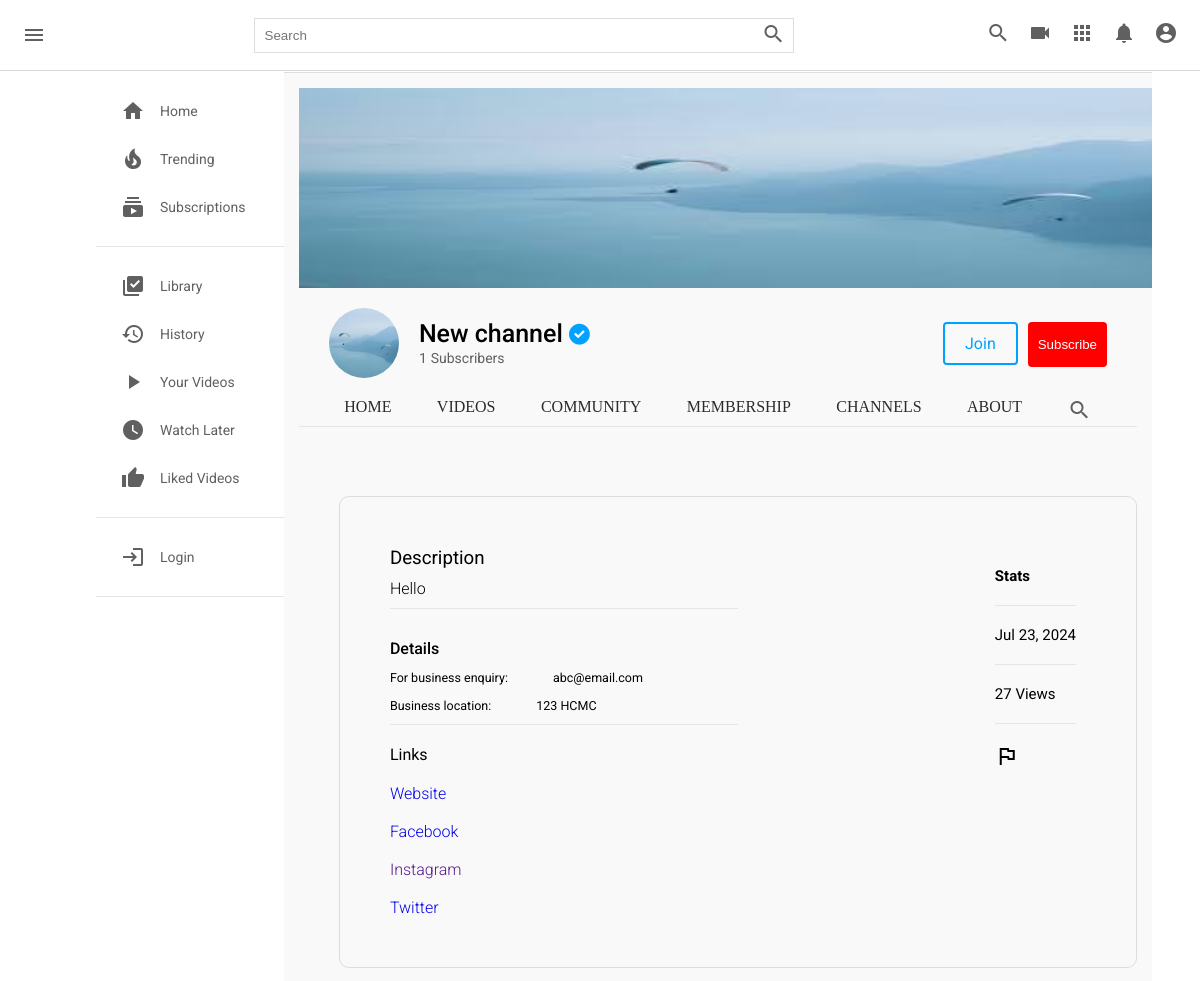
The page /c/2/about/ on the database as committed earlier.
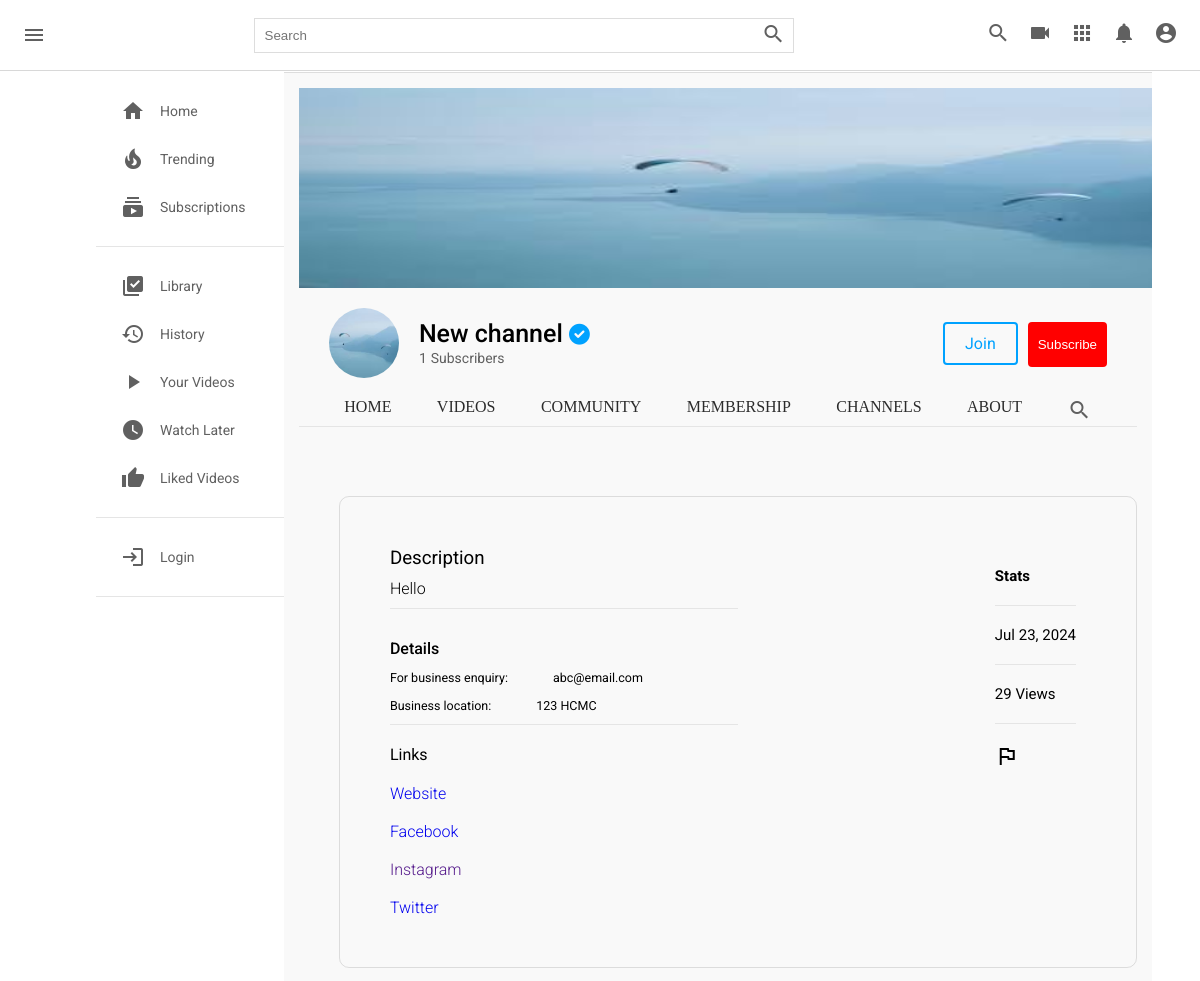
The same page on the database as committed later.
### channel/models.py (models this page shows, shortened)
class Channel(models.Model):
  channel_art = models.ImageField(upload_to=user_directory_path, null=True, blank=True)
  image = models.ImageField(upload_to=user_directory_path, null=True, blank=True)
  full_name = models.CharField(max_length=200)
  channel_name = models.CharField(max_length=200)
  description = models.TextField(null=True, blank=True)
  keywords = TaggableManager()
  joined = models.DateTimeField(auto_now_add=True)
  status = models.CharField(choices=STATUS, max_length=100, default="active")
  user = models.OneToOneField(User, on_delete=models.SET_NULL, null=True, related_name="channel")
  subscribers = models.ManyToManyField(User, related_name="user_subs")
  verified = models.BooleanField(default=False)
  total_views = models.IntegerField(default=0)
  business_email = models.EmailField(null=True, blank=True)
  make_business_email_public = models.BooleanField(default=False)
  business_location = models.CharField(null=True, blank=True, max_length=500)
  make_business_location_public = models.BooleanField(default=False)
  website = models.URLField(default="https://my-website.com/")
  instagram = models.URLField(default="https://instagram.com/")
  facebook = models.URLField(default="https://facebook.com/")
  twitter = models.URLField(default="https://twitter.com/")

### channel/views.py (the view)
# urls.py: path("<channel_id>/about/", views.channel_about, name="channel-about"),
def channel_about(request, channel_id):
  channel = get_object_or_404(Channel, id=channel_id)
  context = {
    "channel":channel,
  }
  return render(request, "channel/channel-about.html", context)

### templates/channel/channel-about.html (shortened to what this page needs)
{% load static %}
<!DOCTYPE html>
<html lang="en">
<head>
    <link rel="stylesheet" href="{% static 'css/style.css' %}" type="text/css">
    <link rel="stylesheet" href="{% static 'css/single.css' %}" type="text/css">
    <link rel="stylesheet" href="https://use.fontawesome.com/releases/v6.0.0/css/all.css" />
</head>
<body>
    <div class="header">
        <div class="header__left">
            <i id="menu" class="material-icons">menu</i>
            <a href="index.html">
            </a>
        </div>
        <div class="header__search">
            <form action="">
                <input type="text" placeholder="Search">
                <button><i class="material-icons">search</i></button>
            </form>
        </div>
        <div class="header__icons">
            <i class="material-icons display-this">search</i>
            <i class="material-icons ">videocam</i>
            <i class="material-icons">apps</i>
            <i class="material-icons display-this">notifications</i>
            <i id="drop-down" class="material-icons display-this">account_circle</i>
        </div>
    </div>
    <div class="mainBody">
        {% include 'partials/sidebar.html' %}
        <div class="videos">
            {% include 'channel/partials/channel-header.html' %}
            <div class="content-border">
                <div class="about-div">
                    <div class="about-left">
                        <h3>Description</h3>
                        <h4>{{ channel.description }}</h4>                            <hr>
                        <div class="about-details">
                            <div>
                                <h4>Details</h4>
                            </div>
                            {% if channel.make_business_email_public == True %}
                            <div class="about-biz">
                                <h3><small>For business enquiry:</small></h3>
                                <h3 class="left-h4"><small>{{ channel.business_email }}</small></h3>
                            </div>
                            {% endif %}
                            {% if channel.make_business_location_public == True %}
                            <div class="about-biz">
                                <h3><small>Business location:</small></h3>
                                <h3 class="left-h4"><small>{{ channel.business_location }}</small></h3>
                            </div>
                            {% endif %}
                        </div>
                        <hr>
                        <div class="links">
                            <h4>Links</h4>
                            <div class="links-content">
                                <a href="{{channel.website}}">Website</a> <br><br>
                                <a href="{{channel.facebook}}">Facebook</a> <br><br>
                                <a href="{{channel.instgram}}">Instagram</a> <br><br>
                                <a href="{{channel.twitter}}">Twitter</a>
                            </div>
                        </div>
                    </div>
                    <div class="about-right">
                        <h4><b>Stats</b></h4>
                        <hr>
                        <div class="stats">
                            <h5>{{channel.joined|date:"M d, Y"}}</h5>
                            <hr>
                            <h5>{{channel.total_views}} View{{channel.total_views|pluralize}}</h5>
                            <hr>
                            <h5>
                                <i class="material-symbols-outlined">flag</i>
                            </h5>
                        </div>
                    </div>
                </div>
            </div>
        </div>
    </div>
</body>
</html>

### templates/channel/partials/channel-header.html (shortened to what this page needs)
<div class="channel-art">
  <img src="{{ channel.channel_art.url }}" alt="" />
</div>
<div class="channel-header flex">
  <div class="channel-img-title flex">
    <img class="img" src="{{ channel.image.url }}" alt="" />
    <div class="channel-image-texts">
      <h4>{{ channel.channel_name }}
        {% if channel.verified == True %}
        <small><i class="fas fa-check-circle"></i></small>
        {% endif %}
      </h4>
      <span id="count"></span> <span>Subscribers</span>
    </div>
  </div>
  <div class="channel-header-btns">
    <div><a href="" class="channel-join">Join</a></div>
    <div>
      <button id="sub_btn" onclick="addSub()" style="padding: 15px 10px; margin-top: 10px; border: none;"class="subscribe-btn">
        Subscribe
      </button>
    </div>
  </div>
</div>
<div class="channel-header-links flex">
  <a href="{% url 'channel-profile' channel.id %}" class="display-this">Home</a>
  <a href="{% url 'channel-videos' channel.id %}" class="display-this">Videos</a>
  <a href="{% url 'channel-community' channel.id %}" class="dont-display-thdis">Community</a>
  <a href="{% url 'channel-profile' channel.id %}" class="dont-display-this">Membership</a>
  <a href="{% url 'channel-profile' channel.id %}" class="dont-display-this">Channels</a>
  <a href="{% url 'channel-about' channel.id %}" class="display-this">About</a>
  <a href="{% url 'channel-profile' channel.id %}" class="dont-display-this"><i class="material-icons">search</i></a>
</div>
<hr/>
<br/>

Rows that differ between the two databases and show on the page:
changed Channel "New channel": total_views "27" → "29"
